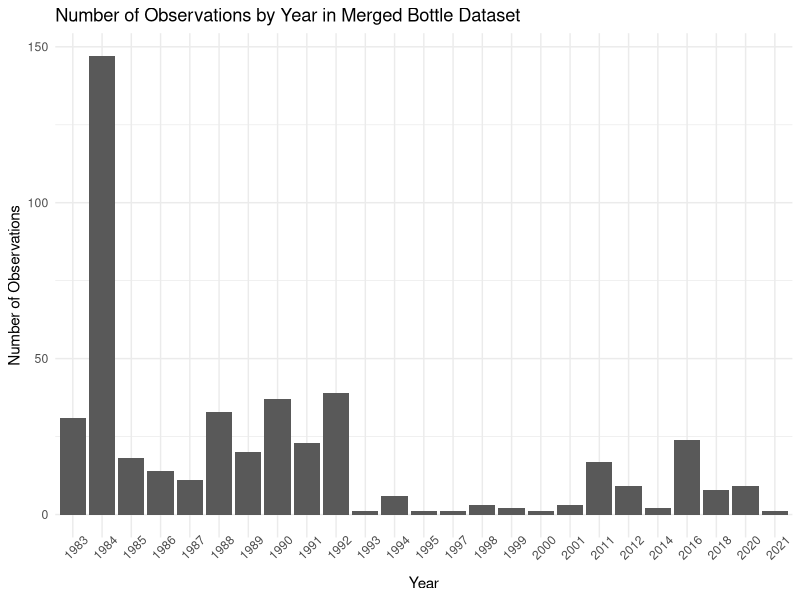
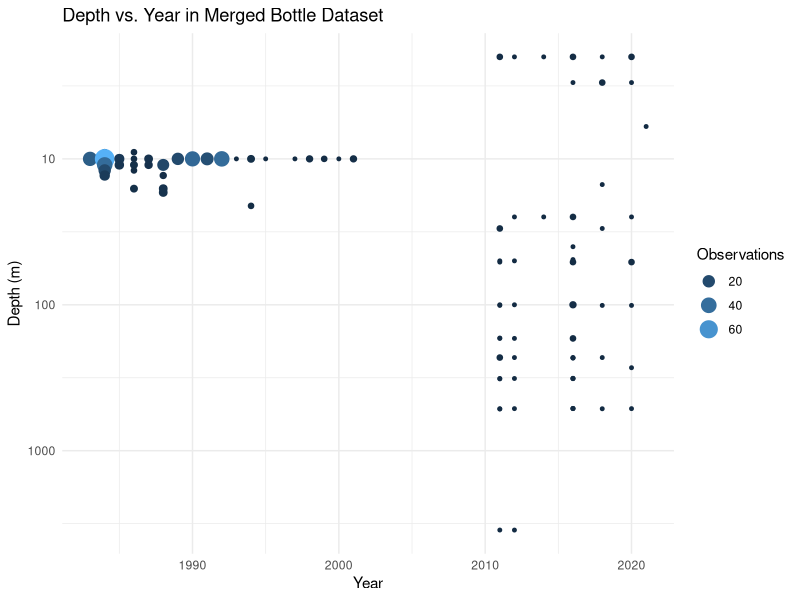
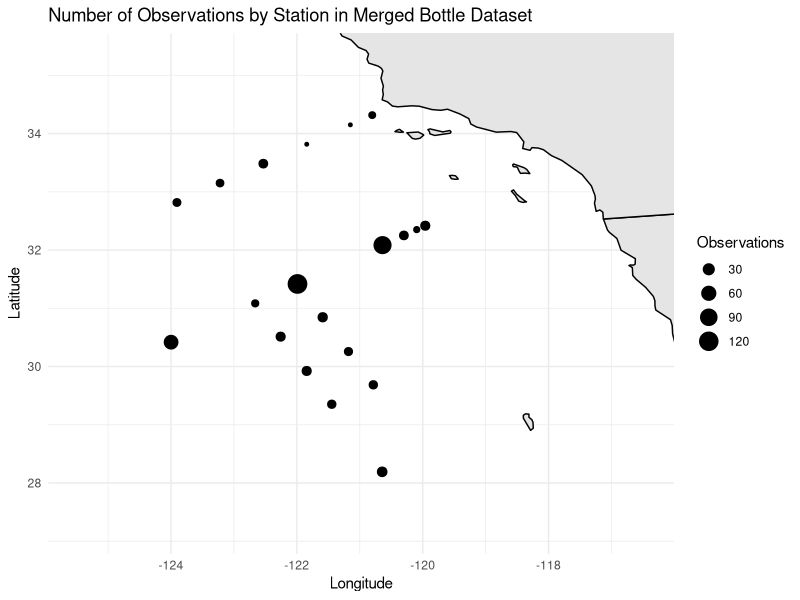
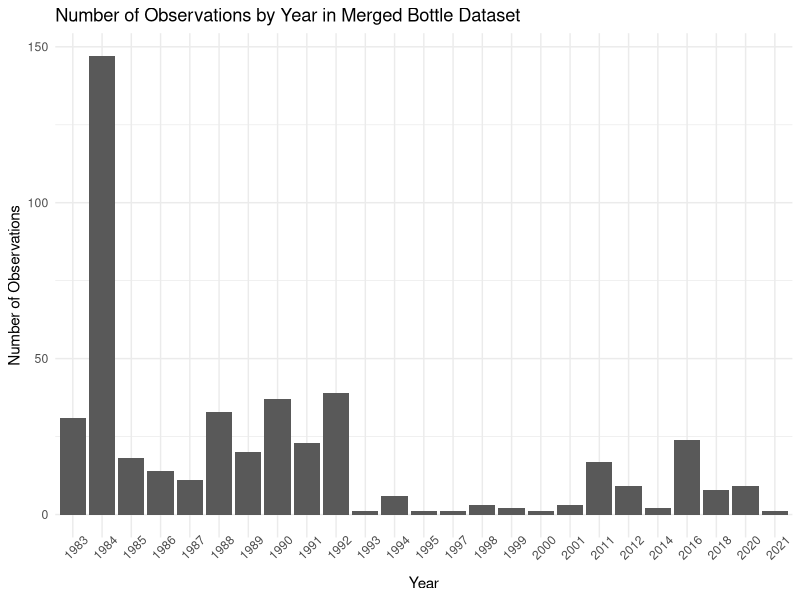
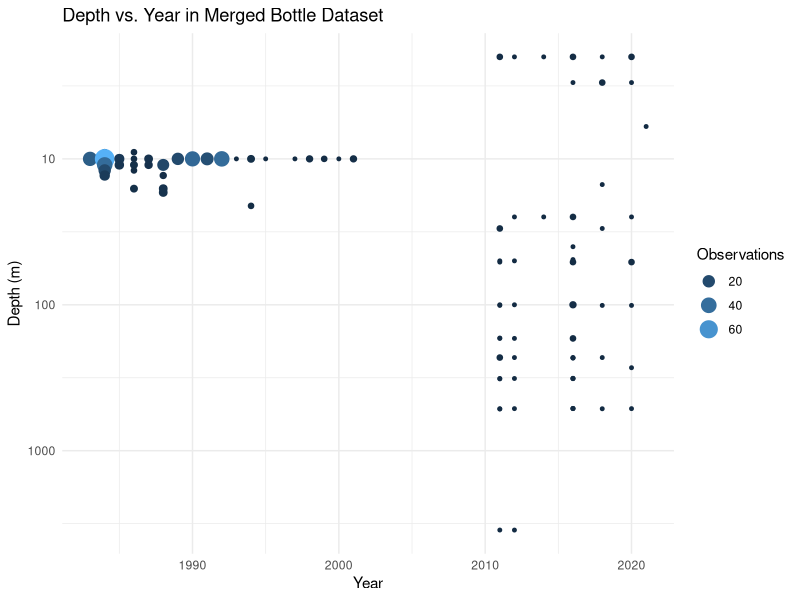
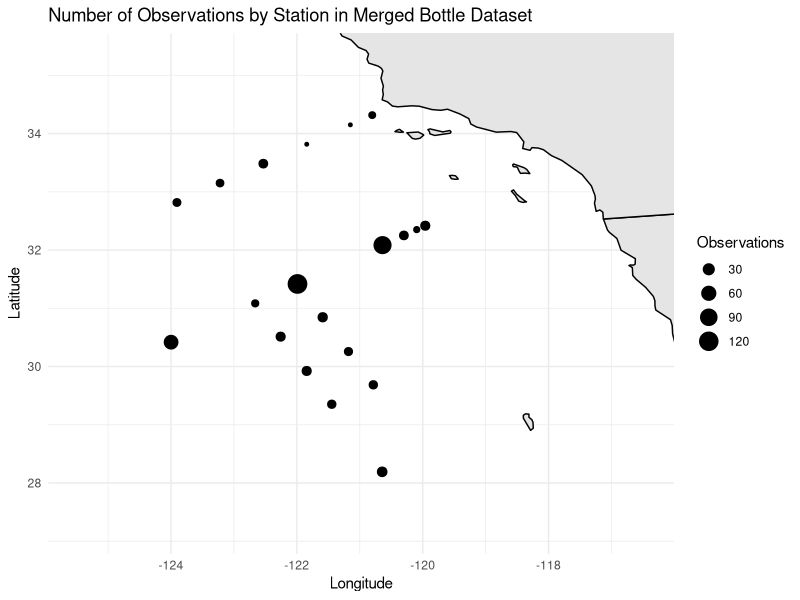

Here is the R script that generated these plots, in order:
# merged_bottle_EDA.R

### EDA ON MERGED BOTTLE DATASET ###

library(tidyverse)
library(maps)
library(ggforce)

# read in merged bottle data
merged_bottle_data <- read_csv("data/merged_bottle_data.csv")

# summary of year and depth
merged_bottle_data[,c("Year_UTC","Depth")] %>%
  summary()

# number of unique stations
merged_bottle_data$Station_ID %>% unique() %>% length()

# create plot of number of observations against year
merged_bottle_data %>%
  group_by(
    Year_UTC
  ) %>%
  summarize(
    N = n()
  ) %>%
  ggplot(
    aes(
      x = as.factor(Year_UTC),
      y = N
    )
  ) +
  geom_bar(stat = "identity") +
  labs(
    x = "Year",
    y = "Number of Observations",
    title = "Number of Observations by Year in Merged Bottle Dataset"
  ) +
  theme_minimal() +
  theme(
    axis.text.x = element_text(angle = 45)
  )
ggsave("images/merged_bottle_EDA/obs_by_year.png")

# create plot of depth against year, with size and color indicating number of observations
merged_bottle_data %>%
  group_by(
    Year_UTC, Depth
  ) %>%
  summarize(
    Count = n()
  ) %>%
  ggplot(
    aes(
      x = Year_UTC,
      y = Depth,
      size = Count,
      col = Count
    )
  ) +
  geom_point() +
  scale_y_continuous(
    transform = trans_reverser("log10")
  ) +
  scale_size_continuous(limits=c(1, 75), breaks=seq(0,75, by=20)) +
  guides(col=guide_legend(), size=guide_legend()) +
  scale_color_continuous(limits=c(1, 75), breaks=seq(0,75, by=20)) +
  theme_minimal() +
  labs(
    x = "Year",
    y = "Depth (m)",
    col = "Observations",
    size = "Observations",
    title = "Depth vs. Year in Merged Bottle Dataset"
  )
ggsave("images/merged_bottle_EDA/depth_vs_yr.png")

# plot map of stations and number of observations at stations
world <- map_data("world")
ca_counties <- subset(map_data("county"), region == "california")

ggplot() +
  geom_polygon(
    data = world,
    aes(
      x = long,
      y = lat,
      group = group
    ),
    color = "black",
    fill = "gray90"
  ) +
  geom_point(
    data = merged_bottle_data %>%
      group_by(
        Station_ID
      ) %>%
      summarize(
        Latitude = first(Latitude),
        Longitude = first(Longitude),
        Count = n()
      ),
    aes(
      x = Longitude,
      y = Latitude,
      size = Count
    )
  ) +
  coord_cartesian(
    xlim = c(merged_bottle_data$Longitude %>% min() - 1.5, merged_bottle_data$Longitude %>% max() + 3.5),
    ylim = c(merged_bottle_data$Latitude %>% min() - 1,merged_bottle_data$Latitude %>% max() + 1)
  ) +
  theme_minimal() +
  labs(
    x = "Longitude",
    y = "Latitude",
    title = "Number of Observations by Station in Merged Bottle Dataset",
    size = "Observations"
  )
ggsave("images/merged_bottle_EDA/obs_by_station.png")